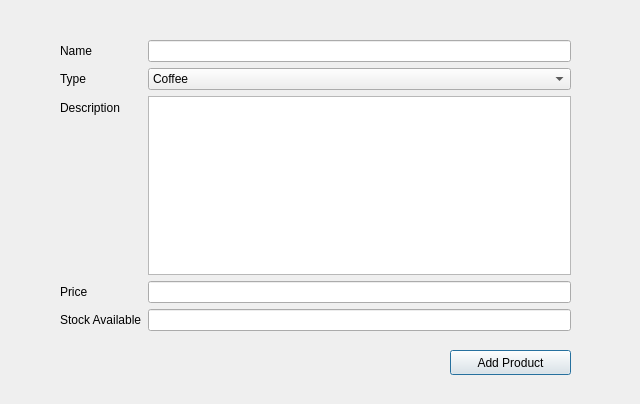
<?xml version="1.0" encoding="UTF-8"?>
<ui version="4.0">
 <class>Product</class>
 <widget class="QDialog" name="Product">
  <property name="geometry">
   <rect>
    <x>0</x>
    <y>0</y>
    <width>640</width>
    <height>404</height>
   </rect>
  </property>
  <property name="windowTitle">
   <string>Dialog</string>
  </property>
  <widget class="QWidget" name="formLayoutWidget">
   <property name="geometry">
    <rect>
     <x>60</x>
     <y>40</y>
     <width>511</width>
     <height>291</height>
    </rect>
   </property>
   <layout class="QFormLayout" name="formLayout">
    <item row="0" column="0">
     <widget class="QLabel" name="name">
      <property name="text">
       <string>Name</string>
      </property>
     </widget>
    </item>
    <item row="0" column="1">
     <widget class="QLineEdit" name="name_input"/>
    </item>
    <item row="2" column="0">
     <widget class="QLabel" name="description">
      <property name="text">
       <string>Description</string>
      </property>
     </widget>
    </item>
    <item row="2" column="1">
     <widget class="QTextEdit" name="description_input"/>
    </item>
    <item row="3" column="0">
     <widget class="QLabel" name="price">
      <property name="text">
       <string>Price</string>
      </property>
     </widget>
    </item>
    <item row="3" column="1">
     <widget class="QLineEdit" name="price_input"/>
    </item>
    <item row="4" column="0">
     <widget class="QLabel" name="stock_available">
      <property name="text">
       <string>Stock Available</string>
      </property>
     </widget>
    </item>
    <item row="4" column="1">
     <widget class="QLineEdit" name="stock_available_input"/>
    </item>
    <item row="1" column="0">
     <widget class="QLabel" name="type">
      <property name="text">
       <string>Type</string>
      </property>
     </widget>
    </item>
    <item row="1" column="1">
     <widget class="QComboBox" name="type_select">
      <item>
       <property name="text">
        <string>Coffee</string>
       </property>
      </item>
      <item>
       <property name="text">
        <string>Toys</string>
       </property>
      </item>
      <item>
       <property name="text">
        <string>Music</string>
       </property>
      </item>
      <item>
       <property name="text">
        <string>Movies</string>
       </property>
      </item>
      <item>
       <property name="text">
        <string>Food</string>
       </property>
      </item>
      <item>
       <property name="text">
        <string>Household Stuff</string>
       </property>
      </item>
     </widget>
    </item>
   </layout>
  </widget>
  <widget class="QPushButton" name="add_product">
   <property name="geometry">
    <rect>
     <x>450</x>
     <y>350</y>
     <width>121</width>
     <height>25</height>
    </rect>
   </property>
   <property name="text">
    <string>Add Product</string>
   </property>
  </widget>
 </widget>
 <resources/>
 <connections/>
</ui>
